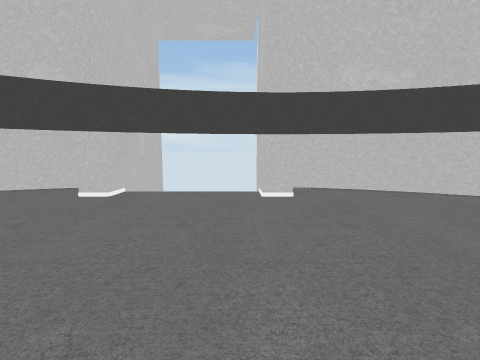
view 1 (above)

22 first-person views from a walk through a Unity game level. The camera is 1.2 m above the floor, tilts 6° down and sees 90° across. The floor is counted in squares, 1 m on a side. Each view is taken from the middle of a square. On the plan, view 1 faces up. The plan holds only what a view shows up to about 12 squares ahead; the rest is blank. The place goes on beyond the plan. Some animated figures are left out.

view 2
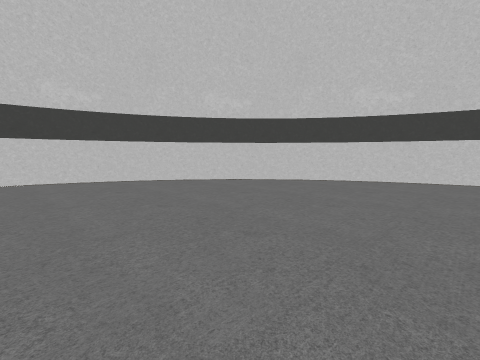

view 3
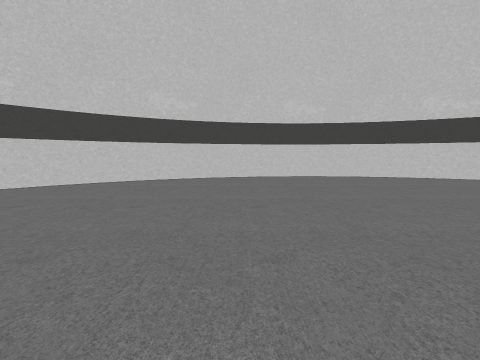

view 4
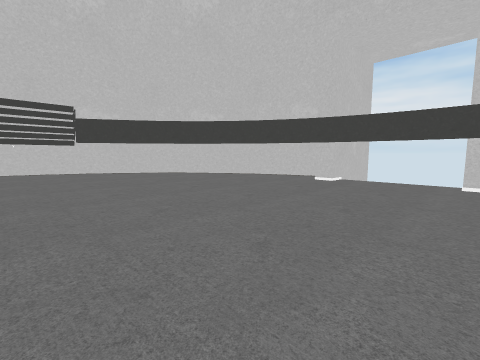

view 5
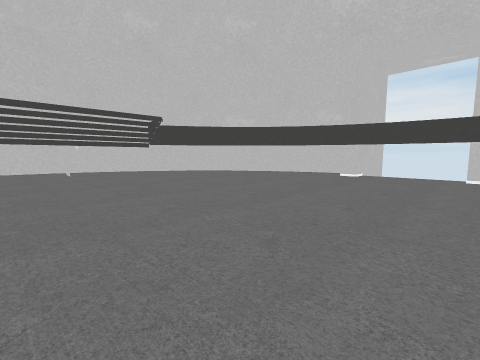

view 6
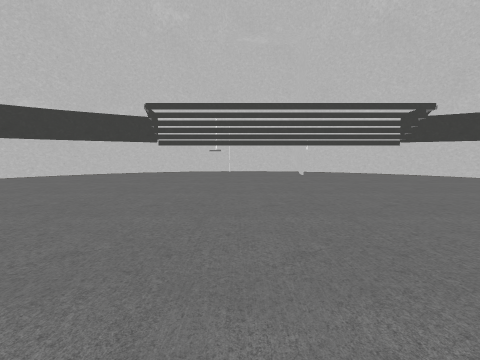

view 7
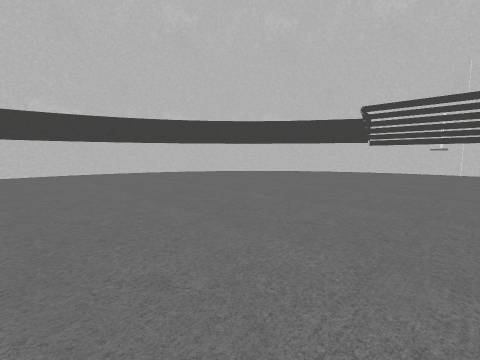

view 8
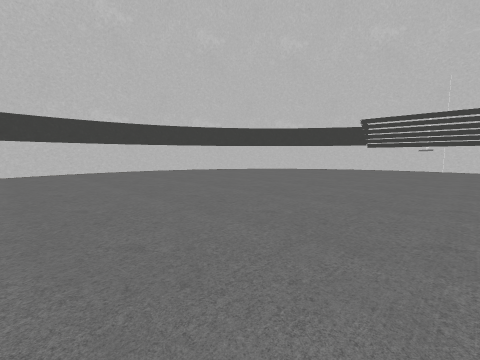

view 9
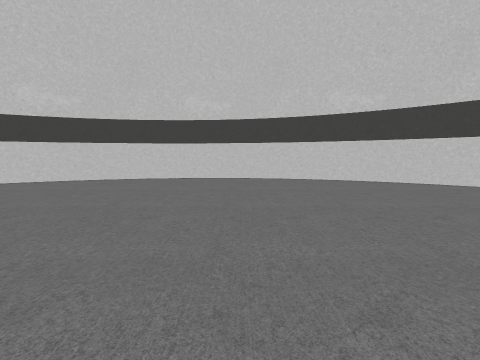

view 10
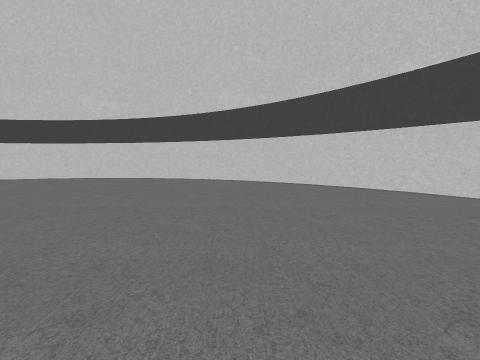

view 11
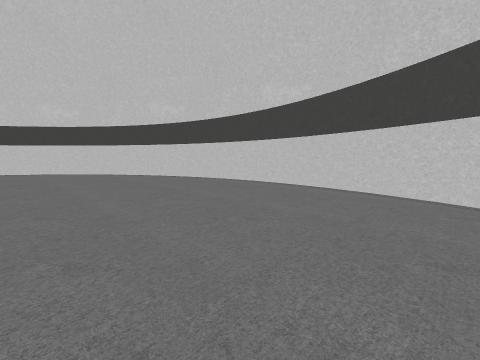

view 12
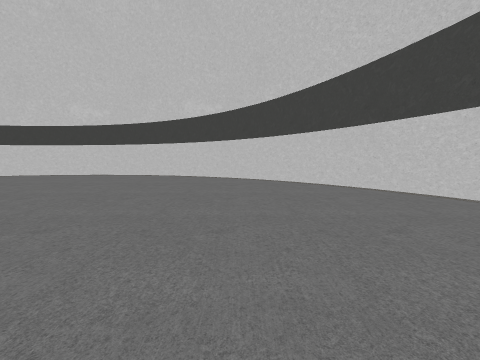

view 13
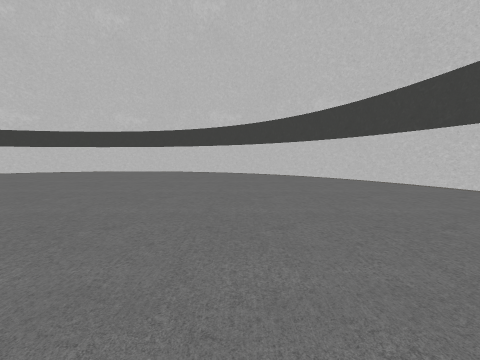

view 14
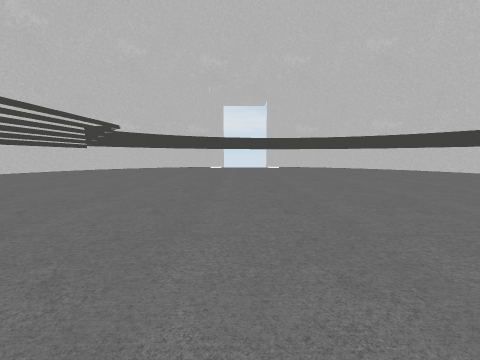

view 15
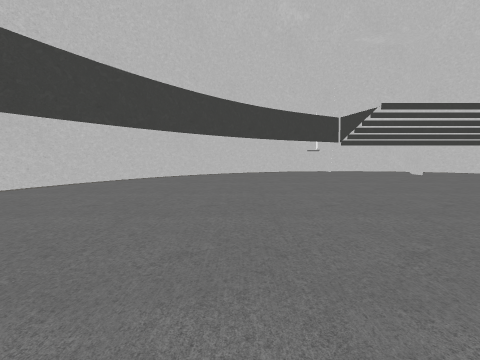

view 16
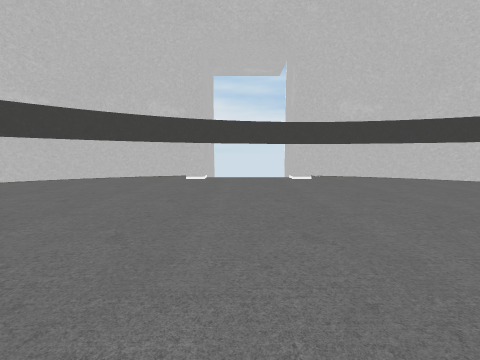

view 17
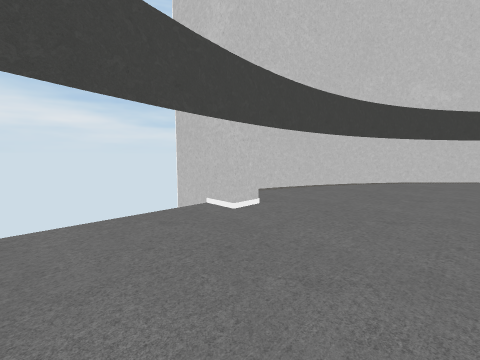

view 18
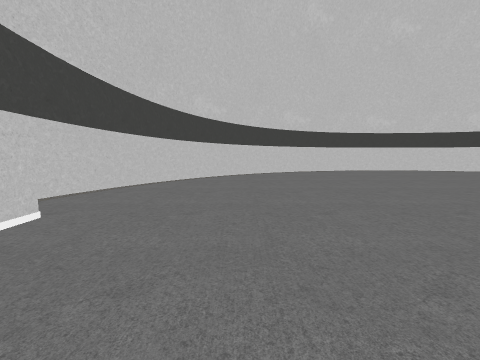

view 19
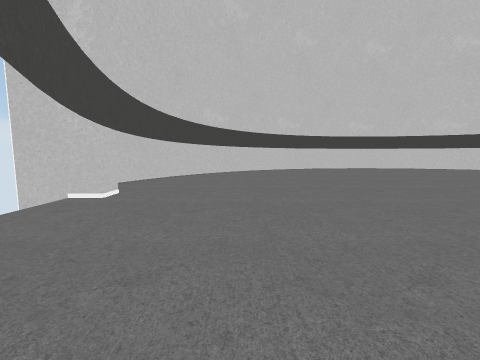

view 20
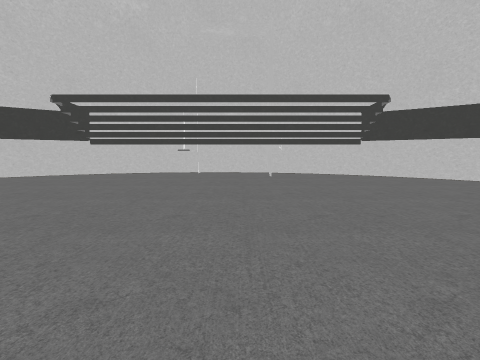

view 21
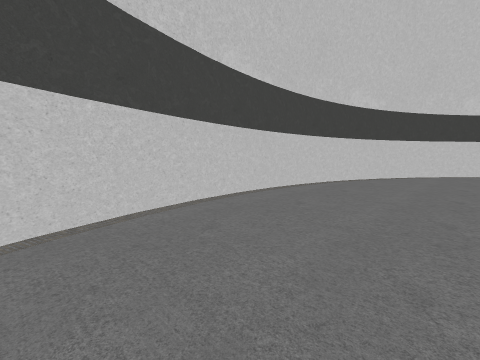

view 22
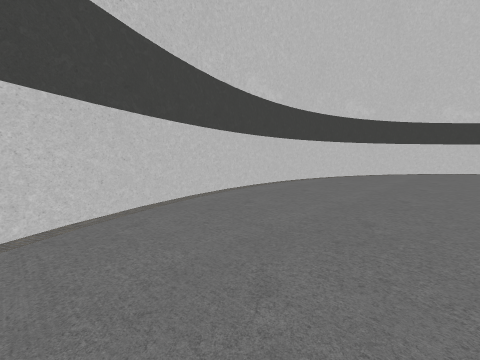

### Floor plan
Key: @ floor where view 1 was taken; # wall or solid block; . floor; = window, fence, low wall or low ledge; T thing the floor can be seen under or through.
Columns run from 13 left of view 1 to 15 right of it. Each row starts with its distance up from view 1.
  8      #####    ######
  7   ## ...##....TT...###
  6  ##.........TTTTT....##
  5 ##.......TTT.....TTT..##
  4 #.......T...........T..##
  3  .....#...............####
  2  ....T.................#.##
  1  ...T.....................#
  0  ...T........@..........#.##
 -1  ..T.....................T.#
 -2  .=......................T.##
 -3  .=. .....................T.#
 -4  .=. .....................T.#
 -5  .=. .....................T.#
 -6  .=. .....................T.#
 -7  .=. .....................T.#
 -8  .=. .....................T.#
 -9  .=. .....................T.#
-10  .=. .....................T.#
-11  .=......................T..#
-12  ..T.....................T..#
-13  ...T...................T..##
-14  ...T......................#
-15  ....#.................#...#
-16  .....#...............#...##
-17  .......#...........#....##
-18  ........###.....TTT.....#
-19  ...........##TTT.......##
-20 #......................##
-21 ##                   ###

Where each view was taken, in squares from view 1:
view 1: 0 up, 0 right, facing up
view 2: 4 down, 2 right, facing up-right
view 3: 4 down, 2 right, facing right
view 4: 4 down, 1 right, facing up-left
view 5: 7 down, 1 right, facing up-left
view 6: 8 down, 1 left, facing left
view 7: 8 down, 0 right, facing down-left
view 8: 7 down, 3 right, facing down-left
view 9: 9 down, 3 right, facing right
view 10: 14 down, 3 right, facing right
view 11: 13 down, 7 right, facing up-right
view 12: 16 down, 1 right, facing right
view 13: 15 down, 2 left, facing right
view 14: 15 down, 2 left, facing up
view 15: 15 down, 1 left, facing left
view 16: 5 down, 2 left, facing up
view 17: 3 up, 3 left, facing up-right
view 18: 3 up, 3 left, facing right
view 19: 3 up, 6 left, facing right
view 20: 6 down, 2 left, facing left
view 21: 2 down, 10 right, facing down-right
view 22: 0 up, 9 right, facing down-right
